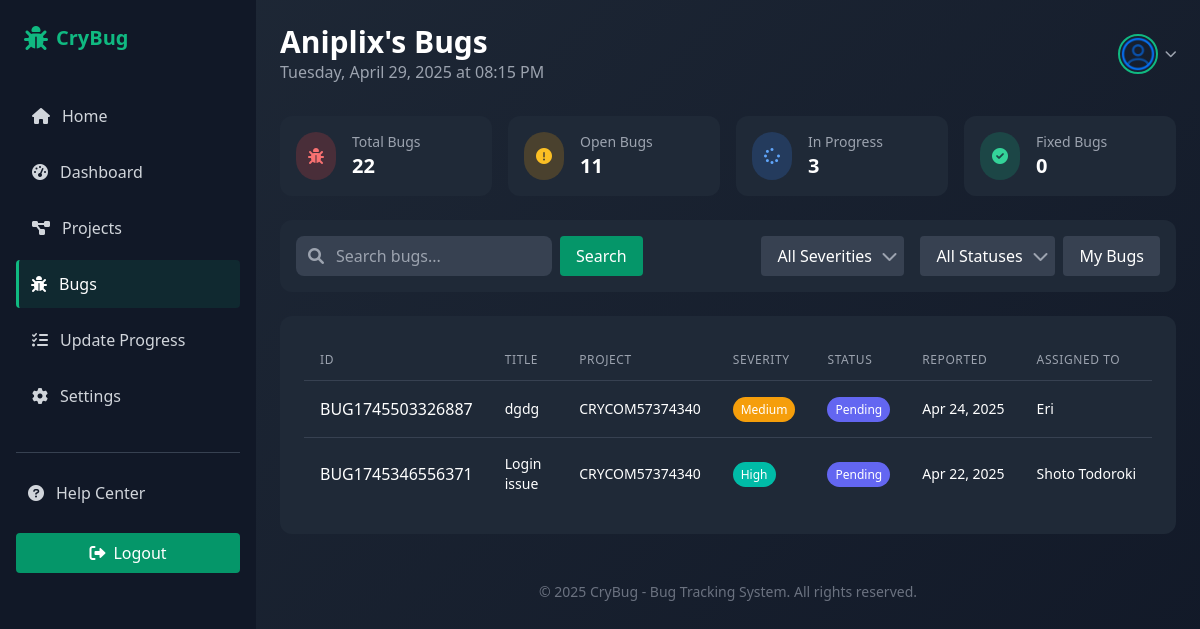
The page /employeeProfile/bug.php (signed in) on the database its author committed.
### tables this page shows
CREATE TABLE `bug` (
  `bug_id` varchar(255) NOT NULL,
  `bug_title` varchar(255) DEFAULT NULL,
  `bug_descp` varchar(255) DEFAULT NULL,
  `bug_created_date` timestamp NULL DEFAULT CURRENT_TIMESTAMP,
  `bug_resolved_date` timestamp NULL DEFAULT NULL,
  `bug_status` varchar(100) DEFAULT NULL,
  `bug_progress` int NOT NULL,
  `bug_severity` varchar(100) DEFAULT NULL,
  `bug_assigned_to` varchar(255) DEFAULT NULL,
  `bug_reported_by` varchar(255) DEFAULT NULL,
  `bug_alloc_mag` varchar(255) DEFAULT NULL,
  `bug_alloc_cmp` varchar(255) DEFAULT NULL,
  `bug_alloc_emp` varchar(255) DEFAULT NULL
);

CREATE TABLE `employee` (
  `emp_id` varchar(255) NOT NULL,
  `emp_name` varchar(255) NOT NULL,
  `emp_mail` varchar(255) NOT NULL,
  `emp_phone` varchar(15) NOT NULL,
  `emp_password` varchar(255) NOT NULL,
  `emp_gender` varchar(255) NOT NULL,
  `emp_profile` varchar(1000) NOT NULL,
  `emp_role` varchar(255) NOT NULL,
  `emp_dept` varchar(366) NOT NULL,
  `emp_exp` varchar(123) NOT NULL,
  `webD` int NOT NULL,
  `auto` int NOT NULL,
  `design` int NOT NULL,
  `verbal` int NOT NULL,
  `mag_id` varchar(255) DEFAULT NULL,
  `github` varchar(255) DEFAULT NULL,
  `linkedin` varchar(255) DEFAULT NULL,
  `x` varchar(255) DEFAULT NULL,
  `onLeave` int NOT NULL DEFAULT '0',
  `emp_join_date` datetime DEFAULT CURRENT_TIMESTAMP,
  `salary` int DEFAULT '0'
);

### employeeProfile/bug.php (the view, shortened to what the rows shown need)
<?php
include "connection.php" ;
$CompanyId = $_SESSION['cmp_id'] ;
$CompanyName = $_SESSION['cmp_name'] ;
$orderBy = isset($_GET['sort']) ? $_GET['sort'] : 'bug_id';
$orderDirection = isset($_GET['order']) ? $_GET['order'] : 'DESC';
$onlyMyBugs = isset($_GET['my_bugs']) ? $_GET['my_bugs'] : false;
$sql = "SELECT b.*,
               e.emp_name as assigned_to_name,
               er.emp_name as reported_by_name
        FROM bug b
        LEFT JOIN employee e ON b.bug_assigned_to = e.emp_id
        LEFT JOIN employee er ON b.bug_reported_by = er.emp_id
        WHERE bug_alloc_cmp = '$CompanyId'";
$sql .= " ORDER BY $orderBy $orderDirection";
$page = isset($_GET['page']) ? (int)$_GET['page'] : 1;
$recordsPerPage = 5;
$offset = ($page - 1) * $recordsPerPage;
$sql .= " LIMIT $offset, $recordsPerPage";
$result = $con->query($sql);
function getSortUrl($field) {
    global $orderBy, $orderDirection, $search, $filterSeverity, $filterStatus, $onlyMyBugs, $page;
    $direction = ($orderBy === $field && $orderDirection === 'ASC') ? 'DESC' : 'ASC';
    $url = "bug.php?sort=$field&order=$direction";
    return $url;
}
function getSeverityClass($severity) {
    switch (strtolower($severity)) {
        case 'high':
            return 'bg-teal-500';
        case 'medium':
            return 'bg-yellow-500';
    }
}
function getStatusClass($status) {
    switch (strtolower($status)) {
        default:
            return 'bg-indigo-500';
    }
}
function formatDate($date) {
    return date('M d, Y', strtotime($date));
}
?>
<!DOCTYPE html>
<html lang="en">
<head>
  <link rel="stylesheet" href="https://cdnjs.cloudflare.com/ajax/libs/tailwindcss/2.2.19/tailwind.min.css">
  <link rel="stylesheet" href="https://cdnjs.cloudflare.com/ajax/libs/font-awesome/6.0.0-beta3/css/all.min.css">
<link rel="stylesheet" href="dashboard.css">
  <link rel="stylesheet" href="../src/output.css">
</head>
<body class="bg-gradient-custom text-white min-h-screen font-sans bg-black antialiased">
  <div class="flex flex-col md:flex-row">
    <aside class="sidebar w-64 bg-gray-900 p-4 md:fixed md:h-screen transition-all">
      <div class="flex items-center justify-between mb-8 p-2">
        <div class="flex items-center">
          <h1 class="text-xl font-bold text-green-500">CryBug</h1>
        </div>
      </div>
    </aside>
    <main class="md:ml-64 lg:ml-64 flex-1 p-4 md:p-6 transition-all">
      <div class="flex flex-col md:flex-row justify-between items-start md:items-center mb-8">
        <div>
          <h1 class="text-2xl md:text-3xl font-bold"><?php echo htmlspecialchars($CompanyName) ;?>'s Bugs</h1>
        </div>
      </div>
      <div class="bg-gray-800 rounded-xl p-6 mb-8 card-hover transition-all duration-300">
        <div class="overflow-x-auto">
          <table class="min-w-full divide-y divide-gray-700">
            <thead>
              <tr>
                <th class="px-4 py-3 text-left text-xs font-medium text-gray-400 uppercase tracking-wider">
                  <a href="<?php echo getSortUrl('bug_id'); ?>" class="flex items-center hover:text-white">
                    ID
                  </a>
                </th>
                <th class="px-4 py-3 text-left text-xs font-medium text-gray-400 uppercase tracking-wider">
                  <a href="<?php echo getSortUrl('bug_title'); ?>" class="flex items-center hover:text-white">
                    Title
                  </a>
                </th>
                <th class="px-4 py-3 text-left text-xs font-medium text-gray-400 uppercase tracking-wider">Project</th>
                <th class="px-4 py-3 text-left text-xs font-medium text-gray-400 uppercase tracking-wider">
                  <a href="<?php echo getSortUrl('bug_severity'); ?>" class="flex items-center hover:text-white">
                    Severity
                  </a>
                </th>
                <th class="px-4 py-3 text-left text-xs font-medium text-gray-400 uppercase tracking-wider">
                  <a href="<?php echo getSortUrl('bug_status'); ?>" class="flex items-center hover:text-white">
                    Status
                  </a>
                </th>
                <th class="px-4 py-3 text-left text-xs font-medium text-gray-400 uppercase tracking-wider">
                  <a href="<?php echo getSortUrl('bug_created_date'); ?>" class="flex items-center hover:text-white">
                    Reported
                  </a>
                </th>
                <th class="px-4 py-3 text-left text-xs font-medium text-gray-400 uppercase tracking-wider">
                  <a href="<?php echo getSortUrl('bug_assigned_to'); ?>" class="flex items-center hover:text-white">
                    Assigned To
                  </a>
                </th>
              </tr>
            </thead>
            <tbody class="divide-y divide-gray-700">
              <?php if ($result->num_rows > 0): ?>
                <?php while ($row = $result->fetch_assoc()): ?>
                  <tr>
                    <td class="px-4 py-4 whitespace-nowrap">
                      <div class="font-medium"><?php echo htmlspecialchars($row['bug_id']); ?></div>
                    </td>
                    <td class="px-4 py-4">
                      <div class="text-sm"><?php echo htmlspecialchars($row['bug_title']); ?></div>
                    </td>
                    <td class="px-4 py-4 whitespace-nowrap">
                      <div class="text-sm">
                        <?php
                        echo !empty($row['bug_alloc_cmp']) ? htmlspecialchars($row['bug_alloc_cmp']) : 'Project Alpha';
                        ?>
                      </div>
                    </td>
                    <td class="px-4 py-4 whitespace-nowrap">
                      <div class="text-sm">
                        <span class="px-2 py-1 text-xs font-medium rounded-full text-white <?php echo getSeverityClass($row['bug_severity']); ?>">
                          <?php echo htmlspecialchars($row['bug_severity']); ?>
                        </span>
                      </div>
                    </td>
                    <td class="px-4 py-4 whitespace-nowrap">
                      <div class="text-sm">
                        <span class="px-2 py-1 text-xs font-medium rounded-full text-white <?php echo getStatusClass($row['bug_status']); ?>">
                          <?php echo htmlspecialchars($row['bug_status']); ?>
                        </span>
                      </div>
                    </td>
                    <td class="px-4 py-4 whitespace-nowrap">
                      <div class="text-sm"><?php echo formatDate($row['bug_created_date']); ?></div>
                    </td>
                    <td class="px-4 py-4 whitespace-nowrap">
                      <div class="text-sm"><?php echo htmlspecialchars($row['assigned_to_name'] ?? 'Unassigned'); ?></div>
                    </td>
                  </tr>
                <?php endwhile; ?>
              <?php endif; ?>
            </tbody>
          </table>
        </div>
      </div>
    </main>
  </div>
</body>
</html>

### rows shown on the page
bug: bug_id "BUG1745503326887", bug_title "dgdg", bug_alloc_cmp "CRYCOM57374340", bug_severity "Medium", bug_status "Pending", bug_created_date "Apr 24, 2025", bug_alloc_emp.emp_name "Eri"
bug: bug_id "BUG1745346556371", bug_title "Login issue", bug_alloc_cmp "CRYCOM57374340", bug_severity "High", bug_status "Pending", bug_created_date "Apr 22, 2025", bug_alloc_emp.emp_name "Shoto Todoroki"

### other values the page prints
$CompanyName "Aniplix"
$totalBugs "22"
$openBugs "11"
$progressBugs "3"
$fixedBugs "0"
